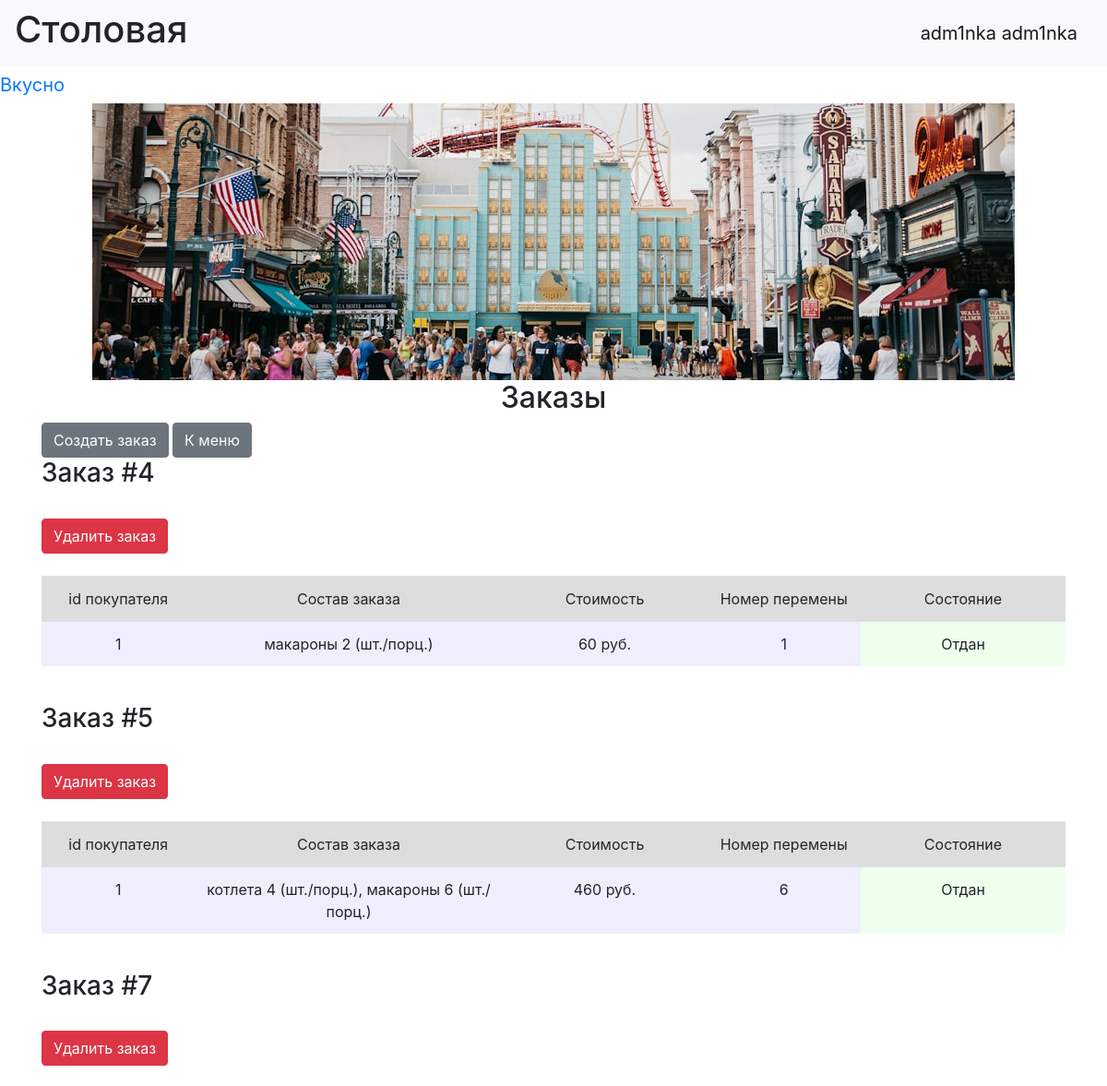
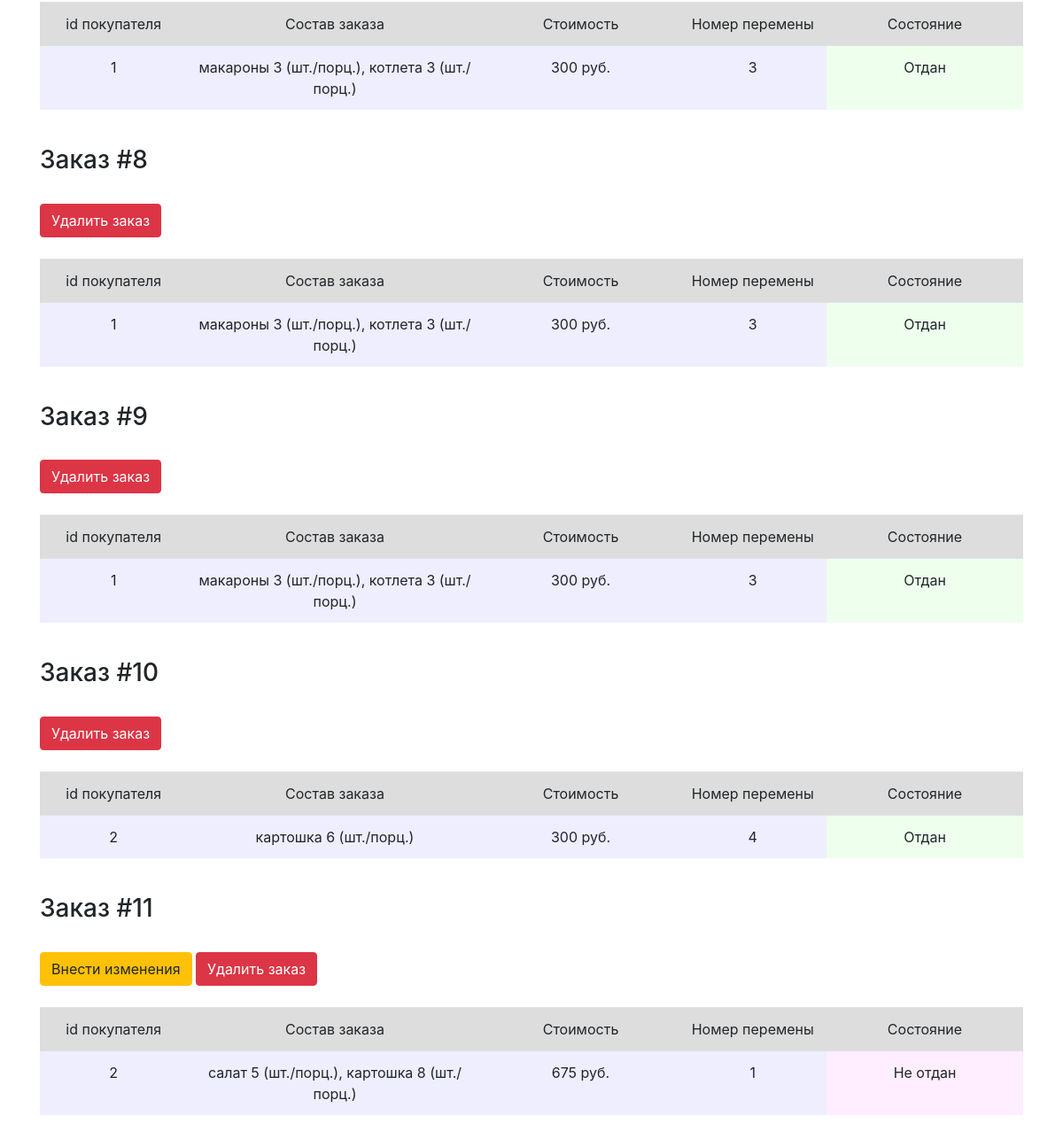
Screenshot of /index (signed in) with the database file from the repository (2 pictures, top to bottom).
### data/users.py (models this page shows, shortened)
class User(SqlAlchemyBase, UserMixin, SerializerMixin):
    __tablename__ = 'users'
    id = sqlalchemy.Column(sqlalchemy.Integer, primary_key=True, autoincrement=True)
    name = sqlalchemy.Column(sqlalchemy.String)
    surname = sqlalchemy.Column(sqlalchemy.String)
    grade = sqlalchemy.Column(sqlalchemy.String)
    password = sqlalchemy.Column(sqlalchemy.String)
    admin = sqlalchemy.Column(sqlalchemy.Boolean, nullable=False, default=False)

### data/orders.py (models this page shows)
class PersonalOrder(SqlAlchemyBase, UserMixin, SerializerMixin):
    __tablename__ = 'orders'
    id = sqlalchemy.Column(sqlalchemy.Integer, primary_key=True, autoincrement=True)
    person = sqlalchemy.Column(sqlalchemy.Integer, sqlalchemy.ForeignKey("users.id"))
    meal = sqlalchemy.Column(sqlalchemy.String)
    pause = sqlalchemy.Column(sqlalchemy.Integer)  #номер перемены
    status = sqlalchemy.Column(sqlalchemy.Boolean, default=False)

### main.py (the view)
@application.route("/")
@application.route("/index")
def index():
    db_sess = db_session.create_session()
    data = [order for order in db_sess.query(PersonalOrder).all()]
    orders = []
    for elem in data:
        summ = 0
        meal_count = {}
        for name_count in elem.meal.split(', '):
            meal_count[name_count.split('-')[0]] = int(name_count.split('-')[1])
            summ += prices[name_count.split('-')[0]] * int(name_count.split('-')[1])
        orders.append([elem.id, elem.person, ', \n'.join([f'{x} {y} (шт./порц.)' for x, y in meal_count.items()]),
                       summ, elem.pause, elem.status])
    return render_template("index.html", orders=orders, title='Заказы')

### data/db_session.py (called while the page is built)
def create_session() -> Session:
    global __factory
    return __factory()

### main.py (called while the page is built)
@login_manager.user_loader
def load_user(user_id):
    db_sess = db_session.create_session()
    return db_sess.get(User, user_id)

### templates/index.html (shortened to what this page needs)
{% extends "base.html" %}
{% block content %}
<h2 align="center">{{title}}</h2>
{% if current_user.is_authenticated %}
    <a href="add_order" class="btn btn-secondary">Создать заказ</a>
    <a href="show_menu" class="btn btn-secondary">К меню</a>
    <br>
{% endif %}
{% for order in orders %}
<h3>Заказ #{{ order[0] }}</h3>
<br>{% if current_user.admin %}
<div>
    {% if not order[5] %}
        <a href="/orders/{{ order[0] }}" class="btn btn-warning">Внести изменения</a>
    {% endif %}
    <a href="/delete_order/{{ order[0] }}" class="btn btn-danger">Удалить заказ</a>
</div>
<br>
{% endif %}
<div class="table_container">
    <table class="table">
        <tr class="my_row">
            <td class="title" width="150px" bgcolor="#dddddd" align="center">id покупателя</td>
            <td class="title" width="300px" bgcolor="#dddddd" align="center">Состав заказа</td>
            <td class="title" width="200px" bgcolor="#dddddd" align="center">Стоимость</td>
            <td class="title" width="150px" bgcolor="#dddddd" align="center">Номер перемены</td>
            <td class="title" width="200px" bgcolor="#dddddd" align="center">Состояние</td>
        </tr>
        <tr class="my_row">
            <td class="ordinary" bgcolor="#eeeeff" align="center">{{ order[1] }}</td>
            <td class="ordinary" bgcolor="#eeeeff" align="center">{{ order[2] }}</td>
            <td class="ordinary" bgcolor="#eeeeff" align="center">{{ order[3] }} руб.</td>
            <td class="ordinary" bgcolor="#eeeeff" align="center">{{ order[4] }}</td>
            {% if order[5] %}
            <td class="ordinary" bgcolor="#eeffee" align="center">Отдан</td>
            {% else %}
            <td class="ordinary" bgcolor="#ffeeff" align="center">Не отдан</td>
            {% endif %}
        </tr>
    </table>
</div>
<br>
{% endfor %}
{% endblock %}

### templates/base.html (shortened to what this page needs)
<!DOCTYPE html>
<html lang="en">
<head>
    <link rel="stylesheet" href="https://stackpath.bootstrapcdn.com/bootstrap/4.4.1/css/bootstrap.min.css"
>
    <link rel="stylesheet" href="../static/css/style.css">
</head>
  <body>
    <header>
      <nav class="navbar navbar-light bg-light">
          <h1>Столовая</h1>
          {% if current_user.is_authenticated %}
            <a class="navbar-brand" href="/logout">{{ current_user.name }} {{ current_user.surname }}</a>
          {% else %}
            <a class="btn btn-primary " href="/register_user">Зарегистрировать ученика</a>
            <a class="btn btn-primary " href="/register_admin">Зарегистрировать админа</a>
            <a class="btn btn-success" href="/login">Войти</a>
          {% endif %}
      </nav>
        <a class="navbar-brand" href="#">Вкусно</a>
    </header>
    <center>
        <img src="../static/img/photo.jpg">
    </center>
    <main role="main" class="container">
        <link rel="stylesheet" href="../static/img/photo.jpg">
        {% block content %}{% endblock %}
    </main>
  </body>
</html>

### rows the page displays
User: name "adm1nka", surname "adm1nka"
PersonalOrder: id "5", order "1", order "котлета 4 (шт./порц.), макароны 6 (шт./порц.)", order "460", pause "6", shows "Отдан"
PersonalOrder: id "7", order "1", order "макароны 3 (шт./порц.), котлета 3 (шт./порц.)", order "300", pause "3", shows "Отдан"
PersonalOrder: id "8", order "1", order "макароны 3 (шт./порц.), котлета 3 (шт./порц.)", order "300", pause "3", shows "Отдан"
PersonalOrder: id "9", order "1", order "макароны 3 (шт./порц.), котлета 3 (шт./порц.)", order "300", pause "3", shows "Отдан"
PersonalOrder: id "10", person "2", order "картошка 6 (шт./порц.)", order "300", pause "4", shows "Отдан"
PersonalOrder: id "11", person "2", order "салат 5 (шт./порц.), картошка 8 (шт./порц.)", order "675", pause "1", shows "Не отдан"

### other values shown
{{ title }} "Заказы"
{{ order[0] }} "4"
{{ order[1] }} "1"
{{ order[2] }} "макароны 2 (шт./порц.)"
{{ order[3] }} "60"
{{ order[4] }} "1"
